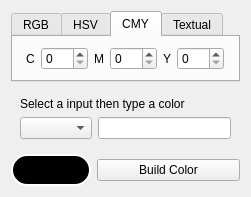
<?xml version="1.0" encoding="UTF-8"?>
<ui version="4.0">
 <class>BuilderForm</class>
 <widget class="QWidget" name="BuilderForm">
  <property name="geometry">
   <rect>
    <x>0</x>
    <y>0</y>
    <width>251</width>
    <height>188</height>
   </rect>
  </property>
  <property name="sizePolicy">
   <sizepolicy hsizetype="Minimum" vsizetype="Minimum">
    <horstretch>0</horstretch>
    <verstretch>0</verstretch>
   </sizepolicy>
  </property>
  <layout class="QVBoxLayout" name="verticalLayout_2">
   <item>
    <widget class="KTabWidget" name="controlsInputKTabWidget">
     <property name="sizePolicy">
      <sizepolicy hsizetype="Expanding" vsizetype="Fixed">
       <horstretch>0</horstretch>
       <verstretch>0</verstretch>
      </sizepolicy>
     </property>
     <property name="currentIndex">
      <number>2</number>
     </property>
     <widget class="QWidget" name="rgbColorModelWidget">
      <attribute name="title">
       <string>RGB</string>
      </attribute>
      <layout class="QGridLayout" name="gridLayout">
       <item row="0" column="0">
        <layout class="QHBoxLayout" name="horizontalLayout_7">
         <item>
          <layout class="QHBoxLayout" name="horizontalLayout">
           <item>
            <widget class="QLabel" name="redLabel_3">
             <property name="sizePolicy">
              <sizepolicy hsizetype="Fixed" vsizetype="Preferred">
               <horstretch>0</horstretch>
               <verstretch>0</verstretch>
              </sizepolicy>
             </property>
             <property name="text">
              <string>R</string>
             </property>
             <property name="alignment">
              <set>Qt::AlignCenter</set>
             </property>
            </widget>
           </item>
           <item>
            <widget class="KIntSpinBox" name="redKIntSpinBox">
             <property name="sizePolicy">
              <sizepolicy hsizetype="Fixed" vsizetype="Fixed">
               <horstretch>0</horstretch>
               <verstretch>0</verstretch>
              </sizepolicy>
             </property>
             <property name="maximum">
              <number>255</number>
             </property>
            </widget>
           </item>
          </layout>
         </item>
         <item>
          <layout class="QHBoxLayout" name="horizontalLayout_5">
           <item>
            <widget class="QLabel" name="redLabel_7">
             <property name="sizePolicy">
              <sizepolicy hsizetype="Fixed" vsizetype="Preferred">
               <horstretch>0</horstretch>
               <verstretch>0</verstretch>
              </sizepolicy>
             </property>
             <property name="text">
              <string>G</string>
             </property>
             <property name="alignment">
              <set>Qt::AlignCenter</set>
             </property>
            </widget>
           </item>
           <item>
            <widget class="KIntSpinBox" name="greenKIntSpinBox">
             <property name="sizePolicy">
              <sizepolicy hsizetype="Fixed" vsizetype="Fixed">
               <horstretch>0</horstretch>
               <verstretch>0</verstretch>
              </sizepolicy>
             </property>
             <property name="maximum">
              <number>255</number>
             </property>
            </widget>
           </item>
          </layout>
         </item>
         <item>
          <layout class="QHBoxLayout" name="horizontalLayout_4">
           <item>
            <widget class="QLabel" name="redLabel_6">
             <property name="sizePolicy">
              <sizepolicy hsizetype="Fixed" vsizetype="Preferred">
               <horstretch>0</horstretch>
               <verstretch>0</verstretch>
              </sizepolicy>
             </property>
             <property name="text">
              <string>B</string>
             </property>
             <property name="alignment">
              <set>Qt::AlignCenter</set>
             </property>
            </widget>
           </item>
           <item>
            <widget class="KIntSpinBox" name="blueKIntSpinBox">
             <property name="sizePolicy">
              <sizepolicy hsizetype="Fixed" vsizetype="Fixed">
               <horstretch>0</horstretch>
               <verstretch>0</verstretch>
              </sizepolicy>
             </property>
             <property name="maximum">
              <number>255</number>
             </property>
            </widget>
           </item>
          </layout>
         </item>
        </layout>
       </item>
      </layout>
     </widget>
     <widget class="QWidget" name="hsvColorModelWidget">
      <attribute name="title">
       <string>HSV</string>
      </attribute>
      <layout class="QGridLayout" name="gridLayout_2">
       <item row="0" column="0">
        <layout class="QHBoxLayout" name="horizontalLayout_21">
         <item>
          <layout class="QHBoxLayout" name="horizontalLayout_2">
           <item>
            <widget class="QLabel" name="redLabel_4">
             <property name="sizePolicy">
              <sizepolicy hsizetype="Fixed" vsizetype="Preferred">
               <horstretch>0</horstretch>
               <verstretch>0</verstretch>
              </sizepolicy>
             </property>
             <property name="text">
              <string>H</string>
             </property>
             <property name="alignment">
              <set>Qt::AlignCenter</set>
             </property>
            </widget>
           </item>
           <item>
            <widget class="KIntSpinBox" name="hueKIntSpinBox">
             <property name="sizePolicy">
              <sizepolicy hsizetype="Fixed" vsizetype="Fixed">
               <horstretch>0</horstretch>
               <verstretch>0</verstretch>
              </sizepolicy>
             </property>
             <property name="maximum">
              <number>359</number>
             </property>
            </widget>
           </item>
          </layout>
         </item>
         <item>
          <layout class="QHBoxLayout" name="horizontalLayout_22">
           <item>
            <widget class="QLabel" name="redLabel_17">
             <property name="sizePolicy">
              <sizepolicy hsizetype="Fixed" vsizetype="Preferred">
               <horstretch>0</horstretch>
               <verstretch>0</verstretch>
              </sizepolicy>
             </property>
             <property name="text">
              <string>S</string>
             </property>
             <property name="alignment">
              <set>Qt::AlignCenter</set>
             </property>
            </widget>
           </item>
           <item>
            <widget class="KIntSpinBox" name="saturationKIntSpinBox">
             <property name="sizePolicy">
              <sizepolicy hsizetype="Fixed" vsizetype="Fixed">
               <horstretch>0</horstretch>
               <verstretch>0</verstretch>
              </sizepolicy>
             </property>
             <property name="maximum">
              <number>255</number>
             </property>
            </widget>
           </item>
          </layout>
         </item>
         <item>
          <layout class="QHBoxLayout" name="horizontalLayout_23">
           <item>
            <widget class="QLabel" name="redLabel_18">
             <property name="sizePolicy">
              <sizepolicy hsizetype="Fixed" vsizetype="Preferred">
               <horstretch>0</horstretch>
               <verstretch>0</verstretch>
              </sizepolicy>
             </property>
             <property name="text">
              <string>V</string>
             </property>
             <property name="alignment">
              <set>Qt::AlignCenter</set>
             </property>
            </widget>
           </item>
           <item>
            <widget class="KIntSpinBox" name="valueKIntSpinBox">
             <property name="sizePolicy">
              <sizepolicy hsizetype="Fixed" vsizetype="Fixed">
               <horstretch>0</horstretch>
               <verstretch>0</verstretch>
              </sizepolicy>
             </property>
             <property name="maximum">
              <number>255</number>
             </property>
            </widget>
           </item>
          </layout>
         </item>
        </layout>
       </item>
      </layout>
     </widget>
     <widget class="QWidget" name="cmyColorModelWidget">
      <attribute name="title">
       <string>CMY</string>
      </attribute>
      <layout class="QGridLayout" name="gridLayout_3">
       <item row="0" column="0">
        <layout class="QHBoxLayout" name="horizontalLayout_24">
         <item>
          <layout class="QHBoxLayout" name="horizontalLayout_3">
           <item>
            <widget class="QLabel" name="redLabel_5">
             <property name="sizePolicy">
              <sizepolicy hsizetype="Fixed" vsizetype="Preferred">
               <horstretch>0</horstretch>
               <verstretch>0</verstretch>
              </sizepolicy>
             </property>
             <property name="text">
              <string>C</string>
             </property>
             <property name="alignment">
              <set>Qt::AlignCenter</set>
             </property>
            </widget>
           </item>
           <item>
            <widget class="KIntSpinBox" name="cyanKIntSpinBox">
             <property name="sizePolicy">
              <sizepolicy hsizetype="Fixed" vsizetype="Fixed">
               <horstretch>0</horstretch>
               <verstretch>0</verstretch>
              </sizepolicy>
             </property>
             <property name="maximum">
              <number>255</number>
             </property>
            </widget>
           </item>
          </layout>
         </item>
         <item>
          <layout class="QHBoxLayout" name="horizontalLayout_25">
           <item>
            <widget class="QLabel" name="redLabel_19">
             <property name="sizePolicy">
              <sizepolicy hsizetype="Fixed" vsizetype="Preferred">
               <horstretch>0</horstretch>
               <verstretch>0</verstretch>
              </sizepolicy>
             </property>
             <property name="text">
              <string>M</string>
             </property>
             <property name="alignment">
              <set>Qt::AlignCenter</set>
             </property>
            </widget>
           </item>
           <item>
            <widget class="KIntSpinBox" name="magentaKIntSpinBox">
             <property name="sizePolicy">
              <sizepolicy hsizetype="Fixed" vsizetype="Fixed">
               <horstretch>0</horstretch>
               <verstretch>0</verstretch>
              </sizepolicy>
             </property>
             <property name="maximum">
              <number>255</number>
             </property>
            </widget>
           </item>
          </layout>
         </item>
         <item>
          <layout class="QHBoxLayout" name="horizontalLayout_26">
           <item>
            <widget class="QLabel" name="redLabel_20">
             <property name="sizePolicy">
              <sizepolicy hsizetype="Fixed" vsizetype="Preferred">
               <horstretch>0</horstretch>
               <verstretch>0</verstretch>
              </sizepolicy>
             </property>
             <property name="text">
              <string>Y</string>
             </property>
             <property name="alignment">
              <set>Qt::AlignCenter</set>
             </property>
            </widget>
           </item>
           <item>
            <widget class="KIntSpinBox" name="yellowKIntSpinBox">
             <property name="sizePolicy">
              <sizepolicy hsizetype="Fixed" vsizetype="Fixed">
               <horstretch>0</horstretch>
               <verstretch>0</verstretch>
              </sizepolicy>
             </property>
             <property name="maximum">
              <number>255</number>
             </property>
            </widget>
           </item>
          </layout>
         </item>
        </layout>
       </item>
      </layout>
     </widget>
     <widget class="QWidget" name="textualColorModelWidget">
      <attribute name="title">
       <string>Textual</string>
      </attribute>
      <layout class="QGridLayout" name="gridLayout_4">
       <item row="0" column="0">
        <layout class="QHBoxLayout" name="horizontalLayout_20">
         <item>
          <widget class="QLabel" name="label">
           <property name="text">
            <string>Text of color</string>
           </property>
          </widget>
         </item>
         <item>
          <widget class="KLineEdit" name="textColorKLineEdit">
           <property name="showClearButton" stdset="0">
            <bool>true</bool>
           </property>
          </widget>
         </item>
        </layout>
       </item>
      </layout>
     </widget>
    </widget>
   </item>
   <item>
    <widget class="QWidget" name="textInputWidget" native="true">
     <layout class="QGridLayout" name="gridLayout_9">
      <item row="0" column="0">
       <layout class="QVBoxLayout" name="verticalLayout">
        <item>
         <widget class="QLabel" name="label_4">
          <property name="sizePolicy">
           <sizepolicy hsizetype="Preferred" vsizetype="Fixed">
            <horstretch>0</horstretch>
            <verstretch>0</verstretch>
           </sizepolicy>
          </property>
          <property name="text">
           <string>Select a input then type a color</string>
          </property>
         </widget>
        </item>
        <item>
         <layout class="QHBoxLayout" name="horizontalLayout_14">
          <item>
           <widget class="KComboBox" name="kcombobox"/>
          </item>
          <item>
           <widget class="KLineEdit" name="klineedit">
            <property name="showClearButton" stdset="0">
             <bool>true</bool>
            </property>
           </widget>
          </item>
         </layout>
        </item>
       </layout>
      </item>
     </layout>
    </widget>
   </item>
   <item>
    <layout class="QHBoxLayout" name="horizontalLayout_6">
     <item>
      <widget class="KColorPatch" name="previewKColorPatch">
       <property name="sizePolicy">
        <sizepolicy hsizetype="Maximum" vsizetype="Fixed">
         <horstretch>0</horstretch>
         <verstretch>0</verstretch>
        </sizepolicy>
       </property>
       <property name="minimumSize">
        <size>
         <width>80</width>
         <height>32</height>
        </size>
       </property>
       <property name="styleSheet">
        <string notr="true">QFrame, QLabel, QToolTip {
     border: 2px solid white;
     border-radius: 16px;
     padding: 6px;
     background-color: black;
 }</string>
       </property>
       <property name="frameShape">
        <enum>QFrame::StyledPanel</enum>
       </property>
       <property name="frameShadow">
        <enum>QFrame::Plain</enum>
       </property>
       <property name="lineWidth">
        <number>1</number>
       </property>
       <property name="midLineWidth">
        <number>0</number>
       </property>
       <property name="color">
        <color>
         <red>255</red>
         <green>240</green>
         <blue>23</blue>
        </color>
       </property>
      </widget>
     </item>
     <item>
      <widget class="KPushButton" name="buildColorKPushButton">
       <property name="sizePolicy">
        <sizepolicy hsizetype="Preferred" vsizetype="Fixed">
         <horstretch>0</horstretch>
         <verstretch>0</verstretch>
        </sizepolicy>
       </property>
       <property name="text">
        <string>Build Color</string>
       </property>
      </widget>
     </item>
    </layout>
   </item>
  </layout>
 </widget>
 <customwidgets>
  <customwidget>
   <class>KIntSpinBox</class>
   <extends>QSpinBox</extends>
   <header>knuminput.h</header>
  </customwidget>
  <customwidget>
   <class>KColorPatch</class>
   <extends>QFrame</extends>
   <header>kcolordialog.h</header>
  </customwidget>
  <customwidget>
   <class>KPushButton</class>
   <extends>QPushButton</extends>
   <header>kpushbutton.h</header>
  </customwidget>
  <customwidget>
   <class>KLineEdit</class>
   <extends>QLineEdit</extends>
   <header>klineedit.h</header>
  </customwidget>
  <customwidget>
   <class>KComboBox</class>
   <extends>QComboBox</extends>
   <header>kcombobox.h</header>
  </customwidget>
  <customwidget>
   <class>KTabWidget</class>
   <extends>QTabWidget</extends>
   <header>ktabwidget.h</header>
   <container>1</container>
  </customwidget>
 </customwidgets>
 <resources/>
 <connections/>
</ui>
